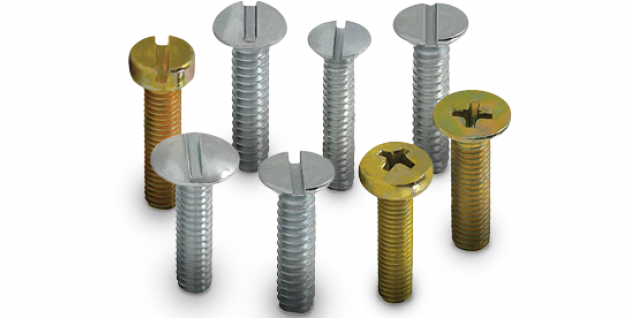
#> input picture dataset/train/01.png, 630 x 318 px; its folder holds only this picture in this run
$ python data_collector.py
#> lines starting #> are read from the running program, lines starting #| are printed output that depends on the picture; after the words box and inside, x2 and y2 are one past the last pixel; in counts of white or black regions, pixels touching at a corner belong together
#> in main, original_image is the input picture: shape (318, 630, 3); mean B, G, R 212.7, 218.7, 219.7
import cv2
import os
import numpy as np
import csv
from scipy import ndimage
from skimage.segmentation import watershed
from skimage.feature import peak_local_max

# config
DATASET_FOLDER = 'dataset/train'
OUTPUT_CSV_FILE = 'treino_classificado.csv'
MIN_CONTOUR_AREA = 100

# as the name suggests, it does the whole processing of the image, with the window with sliders for better tunning

def apply_processing(image, method, blur_ksize, thresh_val, block_size, C, morph_ksize):
#> called with method = 1, blur_ksize = 3, thresh_val = 127, block_size = 81, C = 8, morph_ksize = 5
    gray_image = cv2.cvtColor(image, cv2.COLOR_BGR2GRAY)
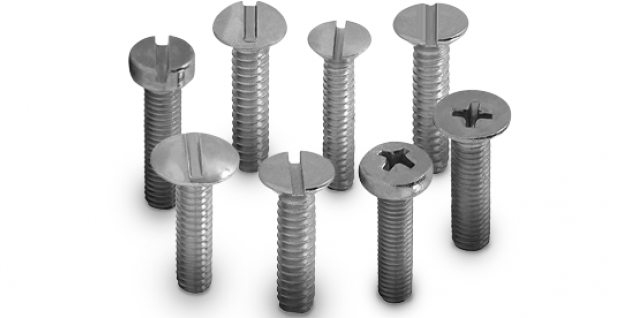
#> gray_image: shape (318, 630); min 8, max 255, mean 218.3

    if blur_ksize > 0 and blur_ksize % 2 == 0: blur_ksize += 1

    blurred = cv2.GaussianBlur(gray_image, (blur_ksize, blur_ksize), 0) if blur_ksize > 0 else gray_image
    binary = None

    if method == 0:
        _, binary = cv2.threshold(blurred, thresh_val, 255, cv2.THRESH_BINARY_INV)
    else:
        if block_size < 3: block_size = 3
        if block_size % 2 == 0: block_size += 1
        binary = cv2.adaptiveThreshold(blurred, 255, cv2.ADAPTIVE_THRESH_GAUSSIAN_C, cv2.THRESH_BINARY_INV, block_size, C)
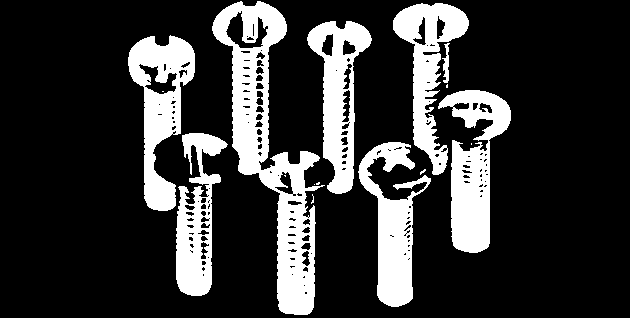
#> binary: shape (318, 630); 21% white; 16 white regions (8 under 20 px), largest, box (x1, y1, x2, y2) and area: (212, 1, 325, 315) 11223, (438, 90, 511, 253) 5808, (128, 35, 195, 211) 5517

    if morph_ksize > 0:
        if morph_ksize % 2 == 0: morph_ksize += 1
        kernel = cv2.getStructuringElement(cv2.MORPH_RECT, (morph_ksize, morph_ksize))
        clean_binary = cv2.morphologyEx(binary, cv2.MORPH_CLOSE, kernel)
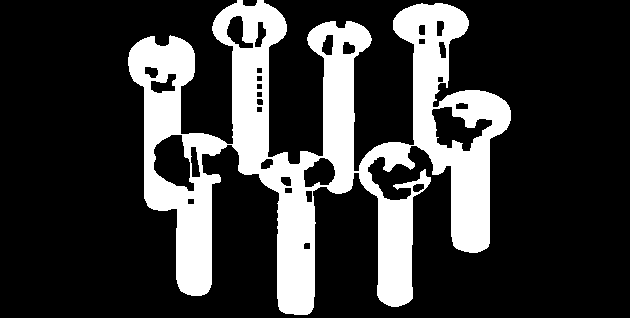
#> clean_binary: shape (318, 630); 22.8% white; 1 white region, box (x1, y1, x2, y2) and area: (128, 0, 511, 315) 45737
    else:
        clean_binary = binary

    return clean_binary

# I was having trouble with the separation of objects. A lot of screws were being counted as one.
# so I created a function to apply watershed segmentation to separate the objects better.

# as you can see, it is 'disabled' if the min_distance_val is less than 1.

def watershed_apply(binary_image, min_distance_val):
#> called with min_distance_val = 32
    if min_distance_val < 1: return np.zeros(binary_image.shape, dtype=np.int32)

    distance_map = ndimage.distance_transform_edt(binary_image)
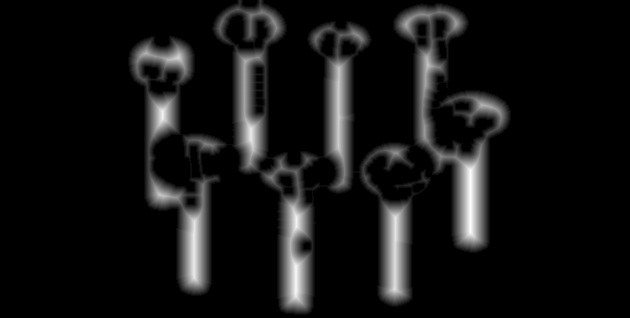
#> distance_map: shape (318, 630) float64; min 0, max 20, mean 1.48; drawn with min black and max white
    local_maxima = peak_local_max(distance_map, min_distance=min_distance_val, labels=binary_image)
#> local_maxima = 20 rows, first 8: [170, 470], [202, 470], [111, 162], [217, 296], [265, 295], [129, 250], [217, 395], [221, 194]
    markers = np.zeros(distance_map.shape, dtype=bool)
    markers[local_maxima[:, 0], local_maxima[:, 1]] = True
    markers = ndimage.label(markers)[0]
    labels = watershed(-distance_map, markers, mask=binary_image)
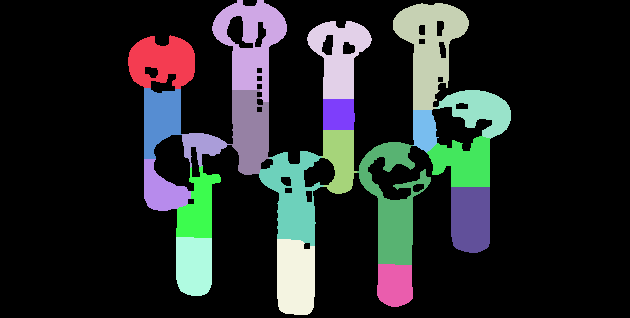
#> labels: shape (318, 630) int32; 21 distinct labels, from 0 to 20; one colour per label, 0 black

    return labels

# classic pass
def nothing(x):
    pass

def main():
    try:
        file_names = [f for f in os.listdir(DATASET_FOLDER) if f.endswith(('.jpg', '.png'))]
    except FileNotFoundError:
        print(f"ERRO: O diretório '{DATASET_FOLDER}' não foi encontrado.")
        return

    # this part is responsible for creating the csv file, with all data gathered and classified by the user.

    with open(OUTPUT_CSV_FILE, mode='w', newline='') as csv_file:

        csv_writer = csv.writer(csv_file)
        header = ['area', 'aspect_ratio', 'extent', 'solidity', 'is_screw']

        csv_writer.writerow(header)

        cv2.namedWindow('Parameter Tuner')
        cv2.createTrackbar('Threshold Method', 'Parameter Tuner', 1, 1, nothing)
        cv2.createTrackbar('Blur Kernel', 'Parameter Tuner', 3, 31, nothing)
        cv2.createTrackbar('Global Thresh Val', 'Parameter Tuner', 127, 255, nothing)
        cv2.createTrackbar('Adaptive Block Size', 'Parameter Tuner', 81, 255, nothing)
        cv2.createTrackbar('Adaptive C', 'Parameter Tuner', 8, 50, nothing)
        cv2.createTrackbar('Morph Kernel (Close)', 'Parameter Tuner', 5, 51, nothing)
        cv2.createTrackbar('Watershed Min Dist', 'Parameter Tuner', 32, 100, nothing)

        color_palette = [np.random.randint(50, 255, size=(3,)).tolist() for _ in range(200)]

        for image_name in file_names:

            full_path = os.path.join(DATASET_FOLDER, image_name)
            original_image = cv2.imread(full_path)

            if original_image is None: continue

            # terminal instructions
            print(f"\n--- AJUSTANDO IMAGEM: {image_name} ---") #better recognition
            print("1. Ajuste os sliders para obter uma boa segmentação.")
            print("2. Pressione 'ENTER' para começar a classificar os objetos.")
            print("3. Pressione 'q' para pular esta imagem.")

            while True:

                method = cv2.getTrackbarPos('Threshold Method', 'Parameter Tuner')
                blur = cv2.getTrackbarPos('Blur Kernel', 'Parameter Tuner')
                glob_thresh = cv2.getTrackbarPos('Global Thresh Val', 'Parameter Tuner')
                block_size = cv2.getTrackbarPos('Adaptive Block Size', 'Parameter Tuner')
                c_val = cv2.getTrackbarPos('Adaptive C', 'Parameter Tuner')
                morph = cv2.getTrackbarPos('Morph Kernel (Close)', 'Parameter Tuner')
                watershed_dist = cv2.getTrackbarPos('Watershed Min Dist', 'Parameter Tuner')
                binary_img = apply_processing(original_image, method, blur, glob_thresh, block_size, c_val, morph)

                labels = watershed_apply(binary_img, watershed_dist)
                viz_img = np.zeros_like(original_image)

                for label in np.unique(labels):

                    if label == 0: continue

                    mask = np.zeros(binary_img.shape, dtype="uint8")
                    mask[labels == label] = 255
                    contours, _ = cv2.findContours(mask, cv2.RETR_EXTERNAL, cv2.CHAIN_APPROX_SIMPLE)
                    color = color_palette[label % len(color_palette)]
                    cv2.drawContours(viz_img, contours, -1, color, 2)
#> this loop made 21 passes
#> color on passes 2 to 13: [242, 117, 245], [153, 59, 71], [86, 137, 120], [138, 190, 108], [243, 89, 137], [224, 138, 131], [215, 75, 127], [122, 59, 198], [165, 247, 129], [225, 242, 132], [149, 227, 79], [197, 197, 192]
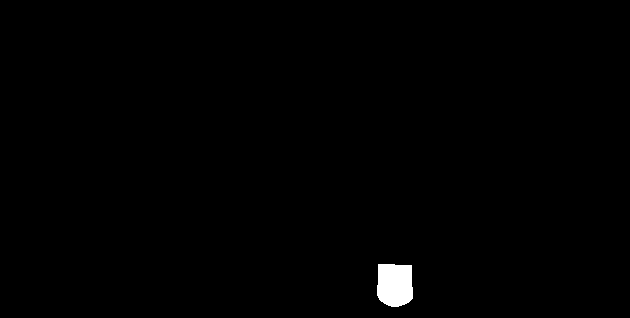
#> mask: shape (318, 630); 0.69% white; 1 white region, box (x1, y1, x2, y2) and area: (377, 264, 413, 307) 1378
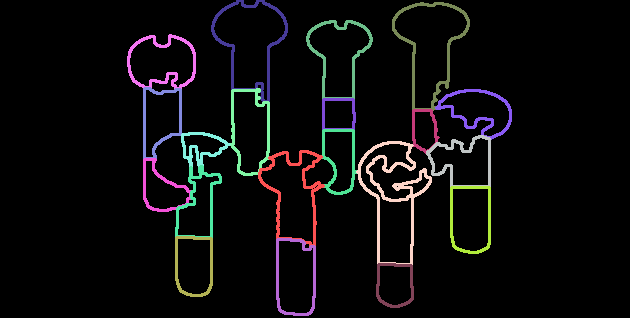
#> viz_img: shape (318, 630, 3); mean of channels 0, 1, 2 11.7, 11, 11.8; drawn as B, G, R

                cv2.imshow('Ajuste a Segmentacao e Pressione ENTER', viz_img)
                key = cv2.waitKey(1) & 0xFF
#> (key q is pressed here)
                if key == ord('\r') or key == ord('\n'):
                    break
                if key == ord('q'):
                    labels = []
                    break

            if not np.any(labels):
                continue

            print("\n--- CLASSIFICANDO OBJETOS ---")
            print("Pressione '1' para PARAFUSO, '0' para NAO PARAFUSO, 's' para parar com esta imagem, 'q' para SAIR.")

            for label_id in np.unique(labels):
                if label_id == 0: continue

                mask = np.zeros(binary_img.shape, dtype="uint8")
                mask[labels == label_id] = 255
                contours, _ = cv2.findContours(mask, cv2.RETR_EXTERNAL, cv2.CHAIN_APPROX_SIMPLE)

                if not contours: continue

                cnt = contours[0]
                area = cv2.contourArea(cnt)

                if area < MIN_CONTOUR_AREA: continue

                temp_image = original_image.copy()
                cv2.drawContours(temp_image, [cnt], -1, (0, 0, 255), 3)
                cv2.imshow('Classifique:', temp_image)
                key = cv2.waitKey(0) & 0xFF

                if key == ord('s'): break
                if key == ord('q'):
                    cv2.destroyAllWindows()
                    return
                if key == ord('1') or key == ord('0'):
                    x, y, w, h = cv2.boundingRect(cnt)
                    aspect_ratio = float(h) / w if w != 0 else 0
                    rect_area = w * h
                    extent = float(area) / rect_area if rect_area != 0 else 0
                    hull = cv2.convexHull(cnt)
                    hull_area = cv2.contourArea(hull)
                    solidity = float(area) / hull_area if hull_area != 0 else 0
                    is_screw = 1 if key == ord('1') else 0
                    row = [area, aspect_ratio, extent, solidity, is_screw]
                    csv_writer.writerow(row)
    cv2.destroyAllWindows()
    print(f"\nClassificação concluída! Dados salvos em '{OUTPUT_CSV_FILE}'.")

if __name__ == "__main__":
    main()

$ run again, on dataset/train/05.jpg
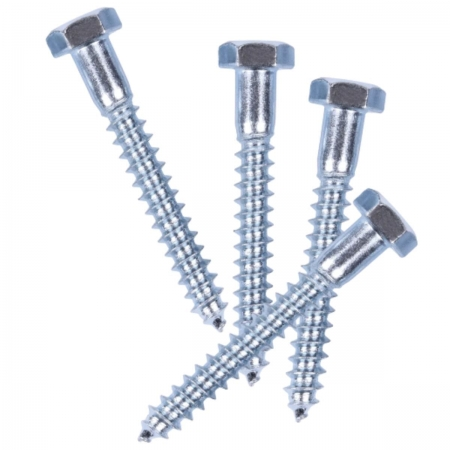
#> input picture dataset/train/05.jpg, 450 x 450 px
#> in main, original_image is the input picture: shape (450, 450, 3); mean B, G, R 239.3, 234.6, 231.8
#> binary: shape (450, 450); 15.9% white; 6 white regions, box (x1, y1, x2, y2) and area: (138, 43, 418, 443) 22167, (62, 8, 227, 332) 8380, (218, 42, 236, 68) 407, (46, 30, 67, 58) 406, (309, 78, 328, 103) 401, (354, 188, 381, 211) 373
#> clean_binary: shape (450, 450); 19% white; 2 white regions, box (x1, y1, x2, y2) and area: (138, 42, 418, 443) 27969, (46, 8, 227, 332) 10485
#> local_maxima = 17 rows, first 8: [76, 98], [131, 129], [96, 348], [32, 83], [154, 254], [56, 255], [222, 385], [187, 333]
#> in watershed_apply, `labels = watershed(-distance_map, markers, mask=binary_image)`:
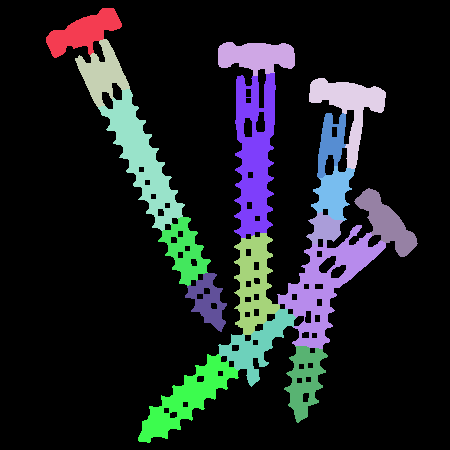
#> labels: shape (450, 450) int32; 18 distinct labels, from 0 to 17; one colour per label, 0 black
#> the loop in main, `for label in np.unique(labels): ` made 18 passes
#> color on passes 2 to 9: [242, 117, 245], [153, 59, 71], [86, 137, 120], [138, 190, 108], [243, 89, 137], [224, 138, 131], [215, 75, 127], [122, 59, 198]
#> after the loop in main, `for label in np.unique(labels):`:
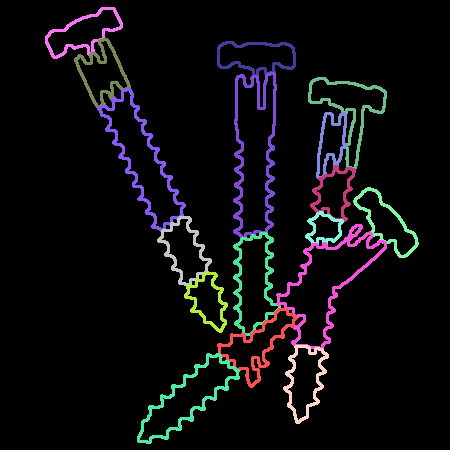
#> viz_img: shape (450, 450, 3); mean of channels 0, 1, 2 13.8, 11.3, 12.3; drawn as B, G, R

$ run again, on dataset/train/06.jpg
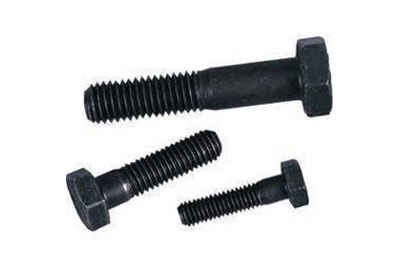
#> input picture dataset/train/06.jpg, 400 x 267 px
#> in main, original_image is the input picture: shape (267, 400, 3); mean B, G, R 215.1, 214, 213.1
#> binary: shape (267, 400); 18.3% white; 3 white regions, box (x1, y1, x2, y2) and area: (84, 36, 333, 124) 10432, (66, 130, 222, 232) 5580, (177, 159, 309, 227) 3481
#> clean_binary: shape (267, 400); 19.1% white; 3 white regions, box (x1, y1, x2, y2) and area: (84, 36, 333, 124) 11040, (66, 130, 222, 232) 5819, (177, 159, 309, 227) 3519
#> local_maxima = [[82, 265], [197, 92], [101, 110], [96, 149], [147, 204], [174, 144], [184, 290], [212, 192], [203, 225]]
#> in watershed_apply, `labels = watershed(-distance_map, markers, mask=binary_image)`:
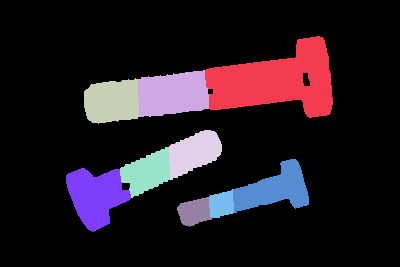
#> labels: shape (267, 400) int32; 10 distinct labels, from 0 to 9; one colour per label, 0 black
#> the loop in main, `for label in np.unique(labels): ` made 10 passes
#> color on passes 2 to 9: [242, 117, 245], [153, 59, 71], [86, 137, 120], [138, 190, 108], [243, 89, 137], [224, 138, 131], [215, 75, 127], [122, 59, 198]
#> after the loop in main, `for label in np.unique(labels):`:
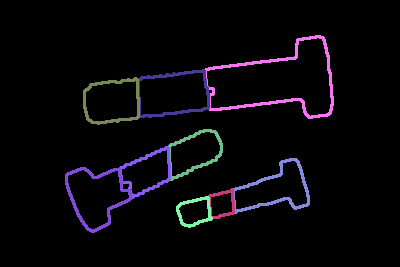
#> viz_img: shape (267, 400, 3); mean of channels 0, 1, 2 9.6, 6, 7.5; drawn as B, G, R
